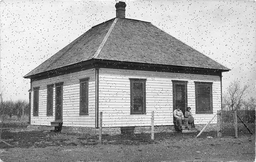
#> input picture Semester1/Computer Vision/Project 2/task 2/Input image/task2.png, 256 x 162 px, shrunk from 700 x 442 before the run, found by its file name
$ python task2.py
#> lines starting #> are read from the running program, lines starting #| are printed output that depends on the picture
"""
 Grayscale Image Processing
(Due date: Nov. 26, 11:59 P.M., 2021)

The goal of this task is to experiment with two commonly used
image processing techniques: image denoising and edge detection.
Specifically, you are given a grayscale image with salt-and-pepper noise,
which is named 'task2.png' for your code testing.
Note that different image might be used when grading your code.

You are required to write programs to:
(i) denoise the image using 3x3 median filter;
(ii) detect edges in the denoised image along both x and y directions using Sobel operators (provided in line 30-32).
(iii) design two 3x3 kernels and detect edges in the denoised image along both 45° and 135° diagonal directions.
Hint:
• Zero-padding is needed before filtering or convolution.
• Normalization is needed before saving edge images. You can normalize image using the following equation:
    normalized_img = 255 * frac{img - min(img)}{max(img) - min(img)}

Do NOT modify the code provided to you.
You are NOT allowed to use OpenCV library except the functions we already been imported from cv2.
You are allowed to use Numpy for basic matrix calculations EXCEPT any function/operation related to convolution or correlation.
You should NOT use any other libraries, which provide APIs for convolution/correlation ormedian filtering.
Please write the convolution code ON YOUR OWN.
"""

from cv2 import imread, imwrite, imshow, IMREAD_GRAYSCALE, namedWindow, waitKey, destroyAllWindows
import numpy as np
import statistics

# Sobel operators are given here, do NOT modify them.
sobel_x = np.array([[1, 0, -1], [2, 0, -2], [1, 0, -1]]).astype(int)
sobel_y = np.array([[1, 2, 1], [0, 0, 0], [-1, -2, -1]]).astype(int)
diag_45 = np.array([[0, 1, 2], [-1, 0, 1], [-2, -1, 0]]).astype(int)
diag_135 = np.array([[-2, -1, 0], [-1, 0, 1], [0, 1, 2]]).astype(int)

def filter(img):
    """
    :param img: numpy.ndarray(int), image
    :return denoise_img: numpy.ndarray(int), image, same size as the input image

    Apply 3x3 Median Filter and reduce salt-and-pepper noises in the input noise image
    """

    #zero-padding
    im = np.pad(img,((1,1),(1,1)),'constant')
    for i in range(1,np.shape(im)[0]-2):
        for j in range(1,np.shape(im)[1]-2):
            im[i][j] = statistics.median([im[i-1][j-1],im[i-1][j],im[i-1][j+1],im[i][j-1],im[i][j],im[i][j+1],im[i+1][j-1],im[i+1][j],im[i+1][j+1]])

    denoise_img = im[1:-1,1:-1]
    return denoise_img

def convolve2d(img, kernel):
    """
    :param img: numpy.ndarray, image
    :param kernel: numpy.ndarray, kernel
    :return conv_img: numpy.ndarray, image, same size as the input image

    Convolves a given image (or matrix) and a given kernel.
    """
    #zero-padding
    im = np.pad(img,((1,1),(1,1)),'constant')

    #flipping the kernel for convolution
    K = np.flip(kernel,0)
    k = np.flip(K,1)

    #initializing convolution output array with image dimensions
    conv_img = np.zeros((np.shape(im)[0],np.shape(im)[1]))

    #convoluting with the kernel to get the convolution output
    for i in range(1,np.shape(conv_img)[0]-1):
        for j in range(1,np.shape(conv_img)[1]-1):
            conv_img[i][j] = (im[i-1][j-1]*k[0][0]+im[i-1][j]*k[0][1]+im[i-1][j+1]*k[0][2]+im[i][j-1]*k[1][0]+im[i][j]*k[1][1]+im[i][j+1]*k[1][2]+im[i+1][j-1]*k[2][0]+im[i+1][j]*k[2][1]+im[i+1][j+1]*k[2][2])

    #removing padding
    conv_img = conv_img[1:-1,1:-1]
    return conv_img


def edge_detect(img):
    """
    :param img: numpy.ndarray(int), image
    :return edge_x: numpy.ndarray(int), image, same size as the input image, edges along x direction
    :return edge_y: numpy.ndarray(int), image, same size as the input image, edges along y direction
    :return edge_mag: numpy.ndarray(int), image, same size as the input image,
                      magnitude of edges by combining edges along two orthogonal directions.

    Detect edges using Sobel kernel along x and y directions.
    Please use the Sobel operators provided in line 30-32.
    Calculate magnitude of edges by combining edges along two orthogonal directions.
    All returned images should be normalized to [0, 255].
    """
    edge_x = convolve2d(img,sobel_x)
    edge_y = convolve2d(img,sobel_y)
    edge_mag = np.sqrt(np.square(edge_x)+np.square(edge_y))

    #normalizing the output
    x_min = edge_x.min()
    x_max = edge_x.max()
    y_min = edge_y.min()
    y_max = edge_y.max()
    m_max = edge_mag.max()
    m_min = edge_mag.min()
    for x in edge_x:
        x = 255 * (x - x_min)/(x_max - x_min)
    for y in edge_y:
        y = 255 * (y - y_min)/(y_max - y_min)
    for m in edge_mag:
        m = 255 * (m - m_min)/(m_max - m_min)

    edge_x = np.array(edge_x).astype(int)
    edge_y = np.array(edge_y).astype(int)
    edge_mag = np.array(edge_mag).astype(int)

    return edge_x, edge_y, edge_mag


def edge_diag(img):
    """
    :param img: numpy.ndarray(int), image
    :return edge_45: numpy.ndarray(int), image, same size as the input image, edges along x direction
    :return edge_135: numpy.ndarray(int), image, same size as the input image, edges along y direction

    Design two 3x3 kernels to detect the diagonal edges of input image. Please print out the kernels you designed.
    Detect diagonal edges along 45° and 135° diagonal directions using the kernels you designed.
    All returned images should be normalized to [0, 255].
    """
    edge_45 = convolve2d(img,diag_45)
    edge_135= convolve2d(img,diag_135)

    #normalizing the output
    d1_min = edge_45.min()
    d1_max = edge_45.max()
    d2_min = edge_135.min()
    d2_max = edge_135.max()
    for x in edge_45:
        x = 255 * (x - d1_min)/(d1_max - d1_min)
    for y in edge_135:
        y = 255 * (y - d2_min)/(d2_max - d2_min)

    edge_45 = np.array(edge_45).astype(int)
    edge_135 = np.array(edge_135).astype(int)

    #the two diagonal kernels designed
    print("Diagonal edge filter along 45 degrees:", diag_45,"\n")
    print("Diagonal edge filter along 135 degrees:", diag_135,"\n")
    return edge_45, edge_135


if __name__ == "__main__":
    noise_img = imread('task2.png', IMREAD_GRAYSCALE)
#> noise_img is the input picture: shape (162, 256); min 8, max 255, mean 162.3
    denoise_img = filter(noise_img)
#> after the loop in filter, `for i in range(1,np.shape(im)[0]-2):`:
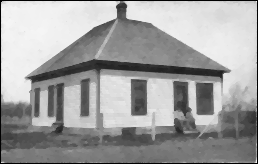
#> im: shape (164, 258); min 0, max 248, mean 159.5
    imwrite('results/task2_denoise.jpg', denoise_img)
    edge_x_img, edge_y_img, edge_mag_img = edge_detect(denoise_img)
#> in edge_detect, `edge_mag = np.sqrt(np.square(edge_x)+np.square(edge_y))`:
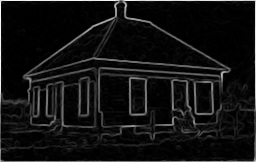
#> edge_mag: shape (162, 256) float64; min 0, max 973, mean 69.8; drawn with min black and max white
#> in edge_detect, `x_min = edge_x.min()`: x_min = -887
#> in edge_detect, `x_max = edge_x.max()`: x_max = 973
#> in edge_detect, `y_min = edge_y.min()`: y_min = -661
#> in edge_detect, `y_max = edge_y.max()`: y_max = 948
#> in edge_detect, `m_max = edge_mag.max()`: m_max = 973
#> in edge_detect, `m_min = edge_mag.min()`: m_min = 0
    imwrite('results/task2_edge_x.jpg', edge_x_img)
    imwrite('results/task2_edge_y.jpg', edge_y_img)
    imwrite('results/task2_edge_mag.jpg', edge_mag_img)
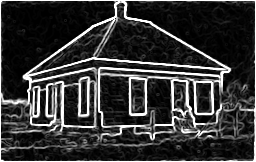
#> saved as task2_edge_mag.jpg: shape (162, 256); min 0, max 255, mean 53.3
    edge_45_img, edge_135_img = edge_diag(denoise_img)
#> after the loop in convolve2d (call 4), `for i in range(1,np.shape(conv_img)[0]-1):`:
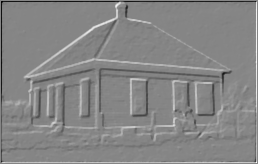
#> conv_img: shape (164, 258) float64; min -820, max 743, mean 1.5; drawn with min black and max white
#> in convolve2d (call 4), `conv_img = conv_img[1:-1,1:-1]`:
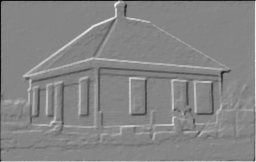
#> conv_img: shape (162, 256) float64; min -820, max 743, mean 1.5; drawn with min black and max white
#> in edge_diag, `d1_min = edge_45.min()`: d1_min = -733
#> in edge_diag, `d1_max = edge_45.max()`: d1_max = 773
#> in edge_diag, `d2_min = edge_135.min()`: d2_min = -820
#> in edge_diag, `d2_max = edge_135.max()`: d2_max = 743
    imwrite('results/task2_edge_diag1.jpg', edge_45_img)
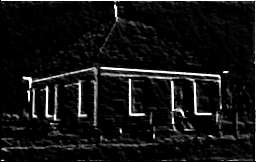
#> saved as task2_edge_diag1.jpg: shape (162, 256); min 0, max 255, mean 19.3
    imwrite('results/task2_edge_diag2.jpg', edge_135_img)
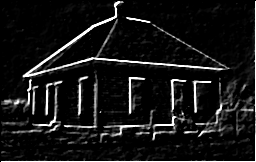
#> saved as task2_edge_diag2.jpg: shape (162, 256); min 0, max 255, mean 22.4
